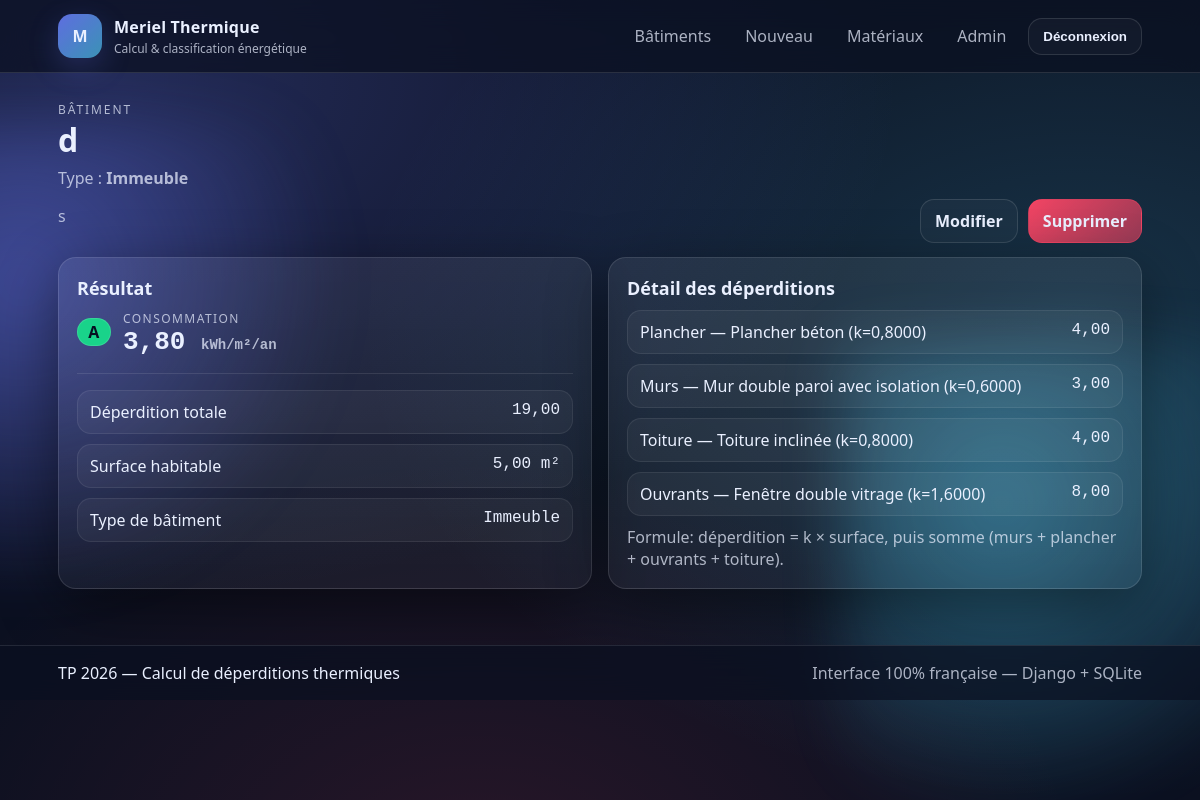
The page /batiments/1/ (signed in) on the database its author committed.
### thermo/models.py (models this page shows, shortened)
class Batiment(models.Model):
    nom = models.CharField(max_length=140)
    description = models.TextField(blank=True)
    cree_le = models.DateTimeField(default=timezone.now, editable=False)
    categorie = models.ForeignKey(
        CategorieBatiment,
        verbose_name="Type de bâtiment",
        on_delete=models.PROTECT,
    )
    surface_habitable_m2 = models.DecimalField(
        "Surface habitable (m²)",
        max_digits=10,
        decimal_places=2,
        validators=[MinValueValidator(Decimal("0.01"))],
    )
    type_plancher = models.ForeignKey(TypePlancher, on_delete=models.PROTECT)
    surface_plancher_m2 = models.DecimalField(
        "Surface plancher (m²)",
        max_digits=10,
        decimal_places=2,
        validators=[MinValueValidator(Decimal("0"))],
    )
    type_mur = models.ForeignKey(TypeMur, on_delete=models.PROTECT)
    surface_mur_m2 = models.DecimalField(
        "Surface murs (m²)",
        max_digits=10,
        decimal_places=2,
        validators=[MinValueValidator(Decimal("0"))],
    )
    type_toiture = models.ForeignKey(TypeToiture, on_delete=models.PROTECT)
    surface_toiture_m2 = models.DecimalField(
        "Surface toiture (m²)",
        max_digits=10,
        decimal_places=2,
        validators=[MinValueValidator(Decimal("0"))],
    )
    type_ouvrant = models.ForeignKey(TypeOuvrant, on_delete=models.PROTECT)
    surface_ouvrants_m2 = models.DecimalField(
        "Surface ouvrants (m²)",
        max_digits=10,
        decimal_places=2,
        validators=[MinValueValidator(Decimal("0"))],
    )
    class Meta:
        ordering = ["-cree_le", "nom"]
    @property
    def deperdition_plancher(self) -> Decimal:
        return (self.type_plancher.k or Decimal("0")) * (self.surface_plancher_m2 or Decimal("0"))
    @property
    def deperdition_murs(self) -> Decimal:
        return (self.type_mur.k or Decimal("0")) * (self.surface_mur_m2 or Decimal("0"))
    @property
    def deperdition_toiture(self) -> Decimal:
        return (self.type_toiture.k or Decimal("0")) * (self.surface_toiture_m2 or Decimal("0"))
    @property
    def deperdition_ouvrants(self) -> Decimal:
        return (self.type_ouvrant.k or Decimal("0")) * (self.surface_ouvrants_m2 or Decimal("0"))
    @property
    def deperdition_totale(self) -> Decimal:
        return self.deperdition_murs + self.deperdition_plancher + self.deperdition_ouvrants + self.deperdition_toiture
    @property
    def consommation_kwh_m2_an(self) -> Decimal:
        return self.deperdition_totale / self.surface_habitable_m2
    @staticmethod
    def classe_depuis_conso(c: Decimal) -> str:
        if c < Decimal("70"):
            return "A"
    @property
    def classe_energie(self) -> str:
        return self.classe_depuis_conso(self.consommation_kwh_m2_an)

class CategorieBatiment(models.Model):
    nom = models.CharField(max_length=120, unique=True)
    actif = models.BooleanField(default=True)
    class Meta:
        ordering = ["nom"]

class CoefficientBase(models.Model):
    nom = models.CharField(max_length=120, unique=True)
    k = models.DecimalField(
        max_digits=8,
        decimal_places=4,
        validators=[MinValueValidator(Decimal("0"))],
        help_text="Coefficient de transmission surfacique (k).",
    )
    actif = models.BooleanField(default=True)
    class Meta:
        abstract = True
        ordering = ["nom"]

class TypeMur(CoefficientBase):
    pass

class TypePlancher(CoefficientBase):
    pass

class TypeOuvrant(CoefficientBase):
    pass

class TypeToiture(CoefficientBase):
    pass

### thermo/views.py (the view)
# urls.py: path("batiments/<int:pk>/", views.batiment_detail, name="batiment_detail"),
@login_required
def batiment_detail(request: HttpRequest, pk: int) -> HttpResponse:
    batiment = get_object_or_404(
        Batiment.objects.select_related(
            "categorie",
            "type_plancher",
            "type_mur",
            "type_toiture",
            "type_ouvrant",
        ),
        pk=pk,
    )
    return render(request, "thermo/batiment_detail.html", {"batiment": batiment})

### templates/thermo/batiment_detail.html (shortened to what this page needs)
{% extends "base.html" %}
{% block content %}
  <div class="pagehead">
    <div>
      <div class="kicker">Bâtiment</div>
      <h1 class="h1">{{ batiment.nom }}</h1>
      <div class="muted">Type : <span class="strong">{{ batiment.categorie.nom }}</span></div>
      {% if batiment.description %}<p class="muted">{{ batiment.description }}</p>{% endif %}
    </div>
    <div class="pagehead__actions">
      <a class="btn btn--ghost" href="{% url 'thermo:batiment_modifier' batiment.pk %}">Modifier</a>
      <a class="btn btn--danger" href="{% url 'thermo:batiment_supprimer' batiment.pk %}">Supprimer</a>
    </div>
  </div>
  <section class="grid grid--2">
    <div class="card">
      <h2 class="h2">Résultat</h2>
      <div class="result">
        <div class="result__main">
          <div class="result__badge">{% include "partials/badge_classe.html" with classe=batiment.classe_energie %}</div>
          <div>
            <div class="result__label">Consommation</div>
            <div class="result__value mono">{{ batiment.consommation_kwh_m2_an|floatformat:2 }} <span class="unit">kWh/m²/an</span></div>
          </div>
        </div>
        <div class="divider"></div>
        <div class="kv">
          <div class="kv__row"><div>Déperdition totale</div><div class="mono">{{ batiment.deperdition_totale|floatformat:2 }}</div></div>
          <div class="kv__row"><div>Surface habitable</div><div class="mono">{{ batiment.surface_habitable_m2|floatformat:2 }} m²</div></div>
          <div class="kv__row"><div>Type de bâtiment</div><div class="mono">{{ batiment.categorie.nom }}</div></div>
        </div>
      </div>
    </div>
    <div class="card">
      <h2 class="h2">Détail des déperditions</h2>
      <div class="kv">
        <div class="kv__row">
          <div>Plancher — {{ batiment.type_plancher.nom }} (k={{ batiment.type_plancher.k }})</div>
          <div class="mono">{{ batiment.deperdition_plancher|floatformat:2 }}</div>
        </div>
        <div class="kv__row">
          <div>Murs — {{ batiment.type_mur.nom }} (k={{ batiment.type_mur.k }})</div>
          <div class="mono">{{ batiment.deperdition_murs|floatformat:2 }}</div>
        </div>
        <div class="kv__row">
          <div>Toiture — {{ batiment.type_toiture.nom }} (k={{ batiment.type_toiture.k }})</div>
          <div class="mono">{{ batiment.deperdition_toiture|floatformat:2 }}</div>
        </div>
        <div class="kv__row">
          <div>Ouvrants — {{ batiment.type_ouvrant.nom }} (k={{ batiment.type_ouvrant.k }})</div>
          <div class="mono">{{ batiment.deperdition_ouvrants|floatformat:2 }}</div>
        </div>
      </div>
      <div class="muted mt">
        Formule: déperdition = k × surface, puis somme (murs + plancher + ouvrants + toiture).
      </div>
    </div>
  </section>
{% endblock %}

### templates/base.html (shortened to what this page needs)
{% load static %}
<!doctype html>
<html lang="fr">
  <head>
    <link rel="stylesheet" href="{% static 'css/app.css' %}" />
  </head>
  <body>
    <div class="bg-orb orb-1"></div>
    <div class="bg-orb orb-2"></div>
    <header class="topbar">
      <div class="container topbar__inner">
        <a class="brand" href="{% url 'thermo:tableau_de_bord' %}">
          <span class="brand__logo">M</span>
          <span class="brand__text">
            <span class="brand__title">Meriel Thermique</span>
            <span class="brand__subtitle">Calcul & classification énergétique</span>
          </span>
        </a>
        <nav class="nav">
          {% if user.is_authenticated %}
            <a class="nav__link" href="{% url 'thermo:batiment_liste' %}">Bâtiments</a>
            <a class="nav__link" href="{% url 'thermo:batiment_creer' %}">Nouveau</a>
            <a class="nav__link" href="{% url 'thermo:materiaux_hub' %}">Matériaux</a>
            <a class="nav__link" href="/admin/">Admin</a>
            <form class="nav__form" method="post" action="{% url 'logout' %}">
              <button class="btn btn--ghost" type="submit">Déconnexion</button>
            </form>
          {% else %}
            <a class="btn btn--primary" href="{% url 'login' %}">Connexion</a>
          {% endif %}
        </nav>
      </div>
    </header>
    <main class="container main">
      {% block content %}{% endblock %}
    </main>
    <footer class="footer">
      <div class="container footer__inner">
        <div>TP 2026 — Calcul de déperditions thermiques</div>
        <div class="muted">Interface 100% française — Django + SQLite</div>
      </div>
    </footer>
  </body>
</html>

### templates/partials/badge_classe.html
{% if classe %}
  <span class="badge badge--classe badge--{{ classe|lower }}">{{ classe }}</span>
{% else %}
  <span class="badge badge--muted">—</span>
{% endif %}

### rows shown on the page
Batiment: nom "d", categorie.nom "Immeuble", description "s", consommation_kwh_m2_an "3,80", deperdition_totale "19,00", surface_habitable_m2 "5,00", type_plancher.nom "Plancher béton", type_plancher.k "0,8000", deperdition_plancher "4,00", type_mur.nom "Mur double paroi avec isolation", type_mur.k "0,6000", deperdition_murs "3,00", type_toiture.nom "Toiture inclinée", type_toiture.k "0,8000", deperdition_toiture "4,00", type_ouvrant.nom "Fenêtre double vitrage", type_ouvrant.k "1,6000", deperdition_ouvrants "8,00"

### other values the page prints
{{ classe }} "A"
